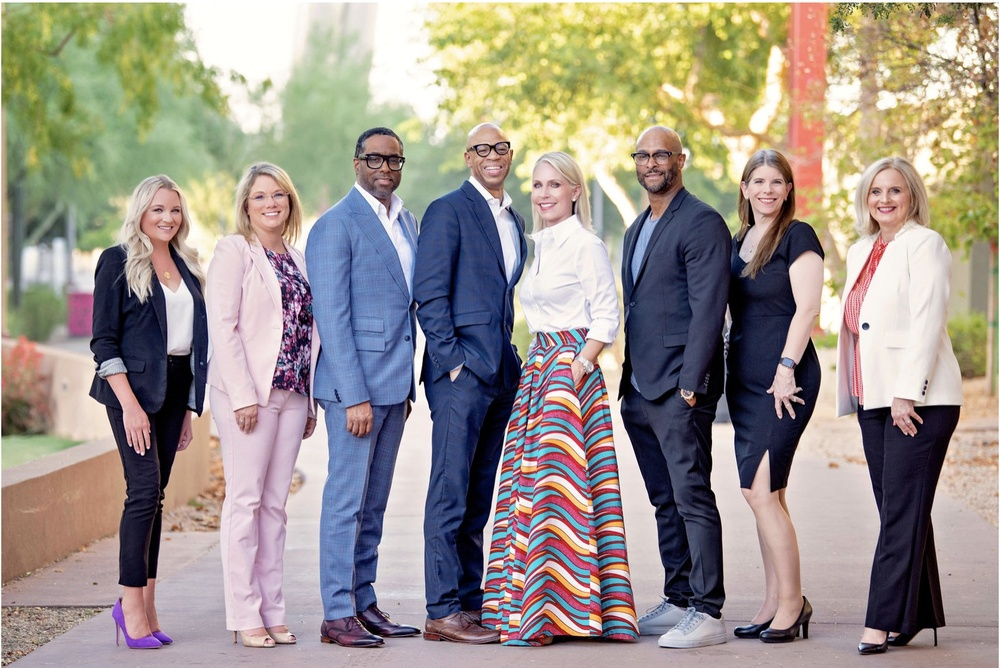
#> input picture MCW/2.jpg, 1000 x 668 px, shrunk from 1604 x 1072 before the run
$ python main.py
#> lines starting #> are read from the running program, lines starting #| are printed output that depends on the picture; after the words box and inside, x2 and y2 are one past the last pixel; in counts of white or black regions, pixels touching at a corner belong together
"""
Ідентифікація облич з допомогою алгоритму каскадів Хаара
"""

import cv2

# Завантаження класифікатора каскадів Хаара для облич
face_cascade = cv2.CascadeClassifier(cv2.data.haarcascades + 'haarcascade_frontalface_default.xml')

# Завантаження зображення
image_path = '2.jpg'
image = cv2.imread(image_path)
#> image is the input picture: shape (668, 1000, 3); mean B, G, R 139.9, 148.2, 156.6
result_image = image.copy()
gray_image = cv2.cvtColor(result_image, cv2.COLOR_BGR2GRAY)
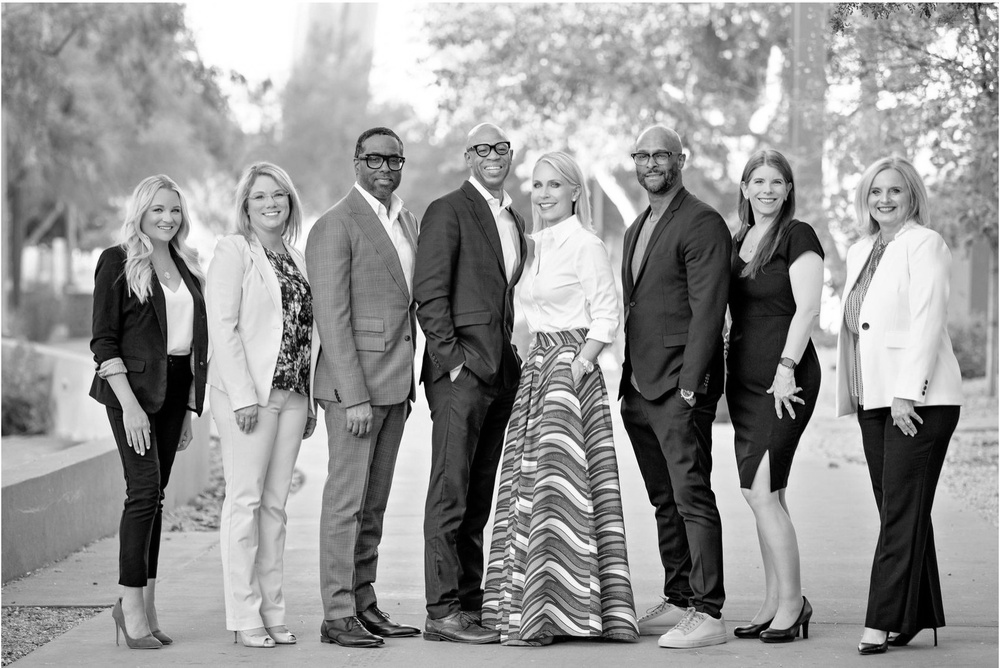
#> gray_image: shape (668, 1000); min 0, max 255, mean 149.8

# Виявлення облич
faces = face_cascade.detectMultiScale(gray_image, scaleFactor=1.1, minNeighbors=10, minSize=(30, 30))
#> faces = [[742, 162, 51, 51], [627, 135, 52, 52], [141, 191, 51, 51], [518, 164, 54, 54], [860, 171, 52, 52], [244, 176, 52, 52]]

# Малювання прямокутників навколо виявлених облич
for (x, y, w, h) in faces:
    cv2.rectangle(result_image, (x, y), (x+w, y+h), (255, 0, 0), 2)
#> this loop made 6 passes
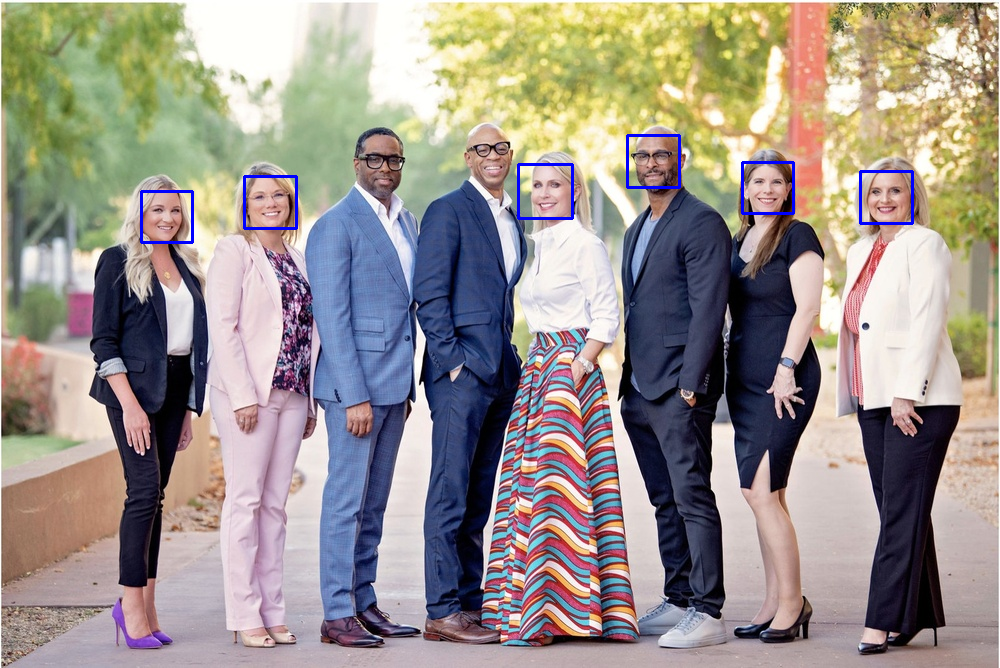
#> result_image: shape (668, 1000, 3); 0.56% of pixels changed, all inside (x1, y1, x2, y2) = (140, 134, 914, 244)

# Збереження результату
output_path = f'output_{image_path[:image_path.rfind(".")]}.jpg'
cv2.imwrite(output_path, result_image)

# Відображення результату
cv2.imshow('Image', image)
cv2.imshow('Detected Faces', result_image)
cv2.waitKey(0)
cv2.destroyAllWindows()

$ run again, with MCW/1.jpg copied over MCW/2.jpg
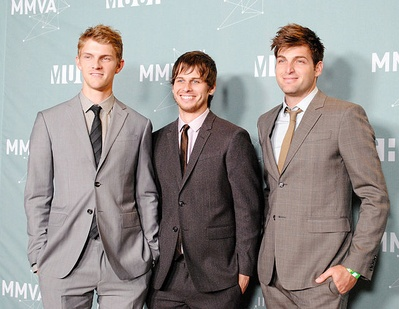
#> input picture MCW/1.jpg, 399 x 309 px, shrunk from 640 x 496 before the run
#> image is the input picture: shape (309, 399, 3); mean B, G, R 143.6, 145.6, 150.1
#> `gray_image = cv2.cvtColor(result_image, cv2.COLOR_BGR2GRAY)`:
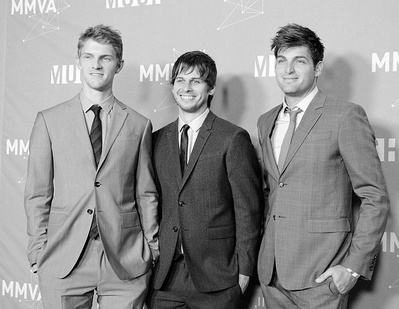
#> gray_image: shape (309, 399); min 0, max 255, mean 146.7
#> faces = [[71, 37, 52, 52], [266, 41, 50, 50], [168, 65, 41, 41]]
#> the loop `for (x, y, w, h) in faces:` made 3 passes
#> after the loop `for (x, y, w, h) in faces:`:
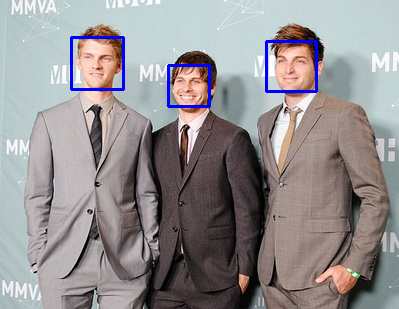
#> result_image: shape (309, 399, 3); 1.38% of pixels changed, all inside (x1, y1, x2, y2) = (70, 36, 318, 108)
